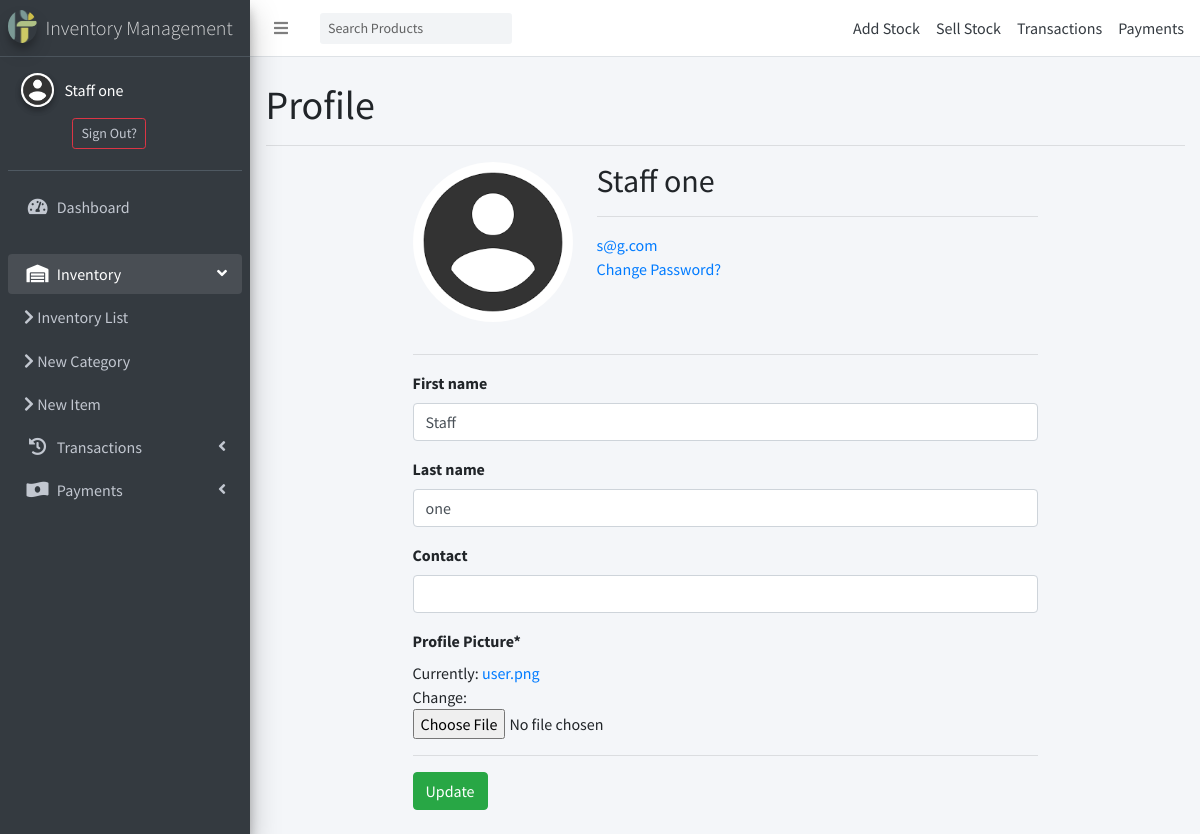
Page /profile/ (signed in) on the committed database.
### accounts/models.py (models this page shows)
class User(AbstractBaseUser, PermissionsMixin):
    class Types(models.TextChoices):
        ADMIN = "ADMIN", "Admin"
        STAFF = "STAFF", "Staff"
        CUSTOMER = "CUSTOMER", "Customer"
    base_type = Types.CUSTOMER
    _type = models.CharField(
        _("Type"), max_length=50, choices=Types.choices, default=base_type
    )
    email = models.EmailField(max_length=254, unique=True)
    first_name = models.CharField(max_length=128)
    last_name = models.CharField(max_length=128)
    is_staff = models.BooleanField(default=False)
    is_superuser = models.BooleanField(default=False)
    is_active = models.BooleanField(default=True)
    last_login = models.DateTimeField(null=True, blank=True)
    date_joined = models.DateTimeField(auto_now_add=True)
    USERNAME_FIELD = 'email'
    EMAIL_FIELD = 'email'
    REQUIRED_FIELDS = ['first_name','last_name','_type']
    objects = UserManager()

### Userprofile/models.py (models this page shows, shortened)
class Profile(models.Model):
    user = models.OneToOneField(User, on_delete=models.CASCADE)
    contact = models.BigIntegerField(blank=True, null=True)
    dp = models.ImageField(default='user.png',upload_to='profile_pics')

### Userprofile/views.py (the view)
# urls.py: path('', views.profile, name='profile')
@login_required
def profile(request):
    if request.method=="POST":
        u_form = UserDetailUpdateForm(request.POST, instance=request.user)
        p_form = ProfileUpdateForm(request.POST, request.FILES, instance=request.user.profile)
        if p_form.is_valid() and u_form.is_valid():
            u_form.save()
            p_form.save()
            messages.success(request, f'Account Updated Successfully!')
            return redirect ('profile')
    else:
        u_form = UserDetailUpdateForm(instance=request.user)
        p_form = ProfileUpdateForm(instance=request.user.profile)
    context={
        'u_form':u_form,
        'p_form':p_form,
        'title':f"{ request.user.first_name }'s Profile",
    }
    return render(request, 'Userprofile/profile.html', context)

### Userprofile/forms.py
class UserDetailUpdateForm(ModelForm):
    class Meta:
        model = User
        fields = [
            'first_name', 'last_name'
        ]

class ProfileUpdateForm(ModelForm):
    class Meta:
        model = Profile
        fields = [
            'contact','dp'
        ]
        labels  = {
        'dp':'Profile Picture',
        }

### Userprofile/templates/Userprofile/profile.html (shortened to what this page needs)
{% extends 'partial/base.html' %}
{% load crispy_forms_tags %}
{% block content %}
<h1>Profile</h1>
<hr>
<div class="container" style="max-width: 40rem">
    <div class='content-section'>
        <div class="media">
            <a target="_blank" class="mr-4 mb-2" style="width: 10rem;" href='{{ user.profile.dp.url }}'>
                <img class="img-fluid img-profile rounded-circle mx-auto mb-2" src="{{ user.profile.dp.url }}">
            </a>
            <div class="media-body">
                <h2 class="account-heading">{{ user.first_name }} {{ user.last_name }}</h2><hr>
                <a href="{% url 'account_email' %}" >{{ user.email }}</a><br>
                <a href="{% url 'account_change_password' %}" >Change Password?</a><br>
            </div>
        </div>
    </div>
    <hr>
    <form method='POST' enctype='multipart/form-data'>
        {{ u_form|crispy }}
        {{ p_form|crispy }}
        {% csrf_token %}<hr>
        <input type='submit' value="Update"class='btn btn-success'>
    </form><br>
</div>
{% endblock content %}

### templates/side_nav.html (shortened to what this page needs)
{% load static %}
<aside class="main-sidebar sidebar-dark-primary elevation-4">
    <a href="/" class="brand-link">
      <img src="{% static '../media/favicon.png' %}" alt="IMS" class="brand-image img-circle elevation-3 ml-0"
           style="opacity: .8">
      <span class="brand-text font-weight-light">Inventory Management</span>
    </a>
    <div class="sidebar">
      <div class="user-panel mt-3 pb-3 mb-3 d-flex">
        {% if user.is_authenticated %}
          <div class="image">
            <img src="{{request.user.profile.dp.url}}" class="img-circle elevation-2" alt="User Image">
          </div>
          <div class="info">
          <a class="text-white mr-2" href="{% url 'profile' %}" id="navbarDropdown" role="button" aria-haspopup="true" aria-expanded="false">
            <p class="d-block">{{request.user.first_name}} {{request.user.last_name}}</p>
          </a>
          <a class="btn btn-sm btn-outline-danger" href="{% url 'account_logout' %}">Sign Out?</a>
        {% else %}
          <a class="btn mr-1 mb-1 btn-sm btn-outline-success text-light" href="{% url 'account_login' %}">Sign In</a>
          {% comment %} <a class="btn btn-sm mb-1 btn-warning text-dark" href="{% url 'account_signup' %}">Signup</a> {% endcomment %}
        {% endif %}
        </div>
      </div>
      <nav class="mt-2">
        <ul class="nav nav-pills nav-sidebar flex-column" data-widget="treeview" role="menu" data-accordion="false">
          <li class="nav-item">
            <a href="{% url 'main:admin-home' %}" class="nav-link">
              <i class="nav-icon fas fa-tachometer-alt active"></i>
              <p>
                Dashboard
              </p>
            </a>
          </li><br>
          <li class="nav-item has-treeview menu-open">
            <a href="#" class="nav-link">
              <i class="nav-icon fas fa-warehouse"></i>
              <p>
                Inventory
                <i class="right fas fa-angle-left"></i>
              </p>
            </a>
            <ul class="nav nav-treeview">
              <li class="nav-item">
                <a href="{% url 'inventory:items-list' %}" class="nav-link">
                  <i class="fas fa-chevron-right"></i>
                  <p>Inventory List</p>
                </a>
              </li>
              <li class="nav-item">
                <a href="{% url 'inventory:new-category' %}" class="nav-link">
                  <i class="fas fa-chevron-right"></i>
                  <p>New Category</p>
                </a>
              </li>
              <li class="nav-item">
                <a href="{% url 'inventory:new-item' %}" class="nav-link">
                  <i class="fas fa-chevron-right"></i>
                  <p>New Item</p>
                </a>
              </li>
            </ul>
          </li>
          <li class="nav-item has-treeview menu-closed">
            <a href="#" class="nav-link">
              <i class="nav-icon fas fa-history"></i>
              <p>
                Transactions
                <i class="right fas fa-angle-left"></i>
              </p>
            </a>
          </li>
          <li class="nav-item has-treeview menu-closed">
            <a href="#" class="nav-link">
              <i class="nav-icon fas fa-money-bill-wave-alt"></i>
              <p>
                Payments
                <i class="right fas fa-angle-left"></i>
              </p>
            </a>
          </li>
        </ul>
      </nav>
    </div>
  </aside>

### rows in the picture
User: user.profile.dp (placeholder picture), user.first_name "Staff", user.last_name "one", profile.dp (placeholder picture), first_name "Staff", last_name "one", email "s@g.com"
